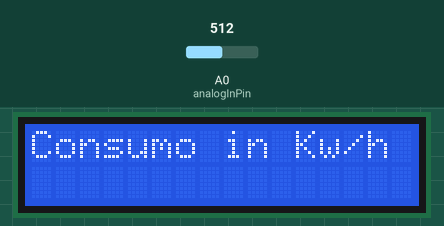
The sketch below on a simulated Arduino Uno, built with avr-gcc and run on an emulated ATmega328P. Shown: 16×2 character LCD. The inputs (shaded band) are chosen by the test bench; at power-on: A0 (analogInPin) = 512. What the sketch prints to the serial monitor is not drawn.

Above: at 1.2 s.
1.3 s: A0 (analogInPin) set to 306
At 2.5 s:
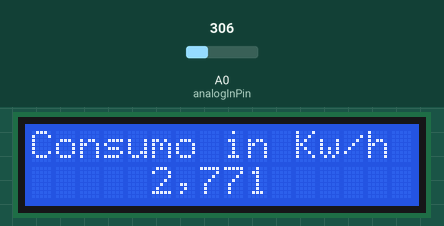
Timing chart, 0 to 4.3 s (numbered marks = the images above; inputs shaded):
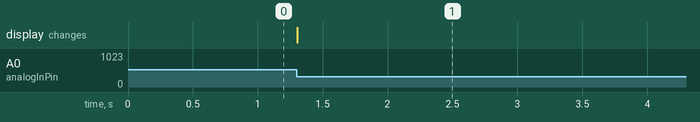

The sketch:

walter.ino
```cpp
#include <LiquidCrystal.h>

// initialize the library by associating any needed LCD interface pin
// with the arduino pin number it is connected to
const int rs = 12, en = 11, d4 = 5, d5 = 4, d6 = 3, d7 = 2;
LiquidCrystal lcd(rs, en, d4, d5, d6, d7);

int analogInPin = A0;
int sensorValue = 0;
unsigned long time;
int ultval =0;
int soglia =400;
int sogliasup =600;
unsigned long intervalloImpulsi = 0;
long letturaAttualeCorrente = 0;
int contatoreWattOra = 0;

void setup()
{
  Serial.begin(9600);
  pinMode( analogInPin, INPUT);
  time = millis();
   // set up the LCD's number of columns and rows:
  lcd.begin(16, 2);
  // Print a message to the LCD.
  lcd.print("Consumo in Kw/h");
}

void loop()
{
  if(millis() < time)
  {
    time = 0;
  }

  sensorValue = analogRead(A0); // Sono nel caso in cui c'e' un'accensione di LED:
  if (!ultval && sensorValue <=soglia)
  {
    char  appo[17];
    Serial.println("");
    ultval =1;
    Serial.print("sensor = " );
    Serial.print(sensorValue);
    Serial.print("- time = " );
    intervalloImpulsi = millis() - time;
    Serial.println(intervalloImpulsi);
    time = millis();

    contatoreWattOra++;

    letturaAttualeCorrente = 3600000 / intervalloImpulsi;
    Serial.println(letturaAttualeCorrente);
     lcd.setCursor(0, 1);
  // print the number of seconds since reset:
    lcd.print("                ");
    lcd.setCursor(0, 1);
    sprintf(appo, "%6ld,%03ld", (letturaAttualeCorrente/1000), (letturaAttualeCorrente %1000));
    lcd.print(appo);
  }
  else
  {
    // Qui il led potrebbe essere SPENTO essere ANCORA acceso, da non considerare
    //Serial.print(sensorValue);
    //Serial.print("-");
  }

  // se è sotto la soglia (ri)metto il valore a basso
  if (ultval && sensorValue > sogliasup)
  {
    ultval=0;
        time = millis();
  }
}
```

Measured:
- after the input at 1.3 s, the display: changes at once (image 1)
